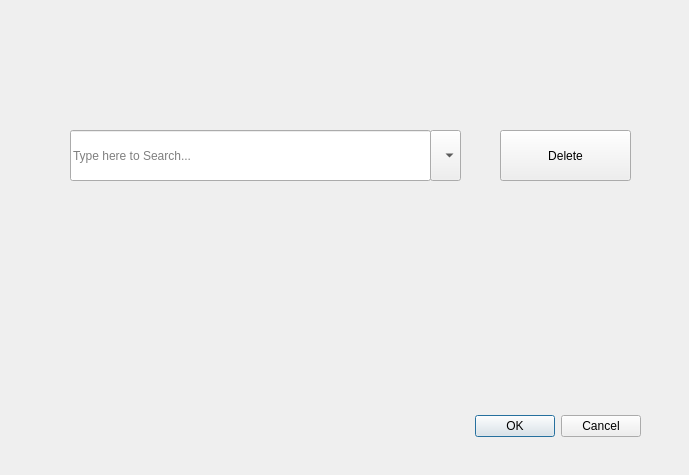
<?xml version="1.0" encoding="UTF-8"?>
<ui version="4.0">
 <class>deleteDialog</class>
 <widget class="QDialog" name="deleteDialog">
  <property name="geometry">
   <rect>
    <x>0</x>
    <y>0</y>
    <width>689</width>
    <height>475</height>
   </rect>
  </property>
  <property name="windowTitle">
   <string>Dialog</string>
  </property>
  <widget class="QDialogButtonBox" name="buttonBox">
   <property name="geometry">
    <rect>
     <x>300</x>
     <y>410</y>
     <width>341</width>
     <height>32</height>
    </rect>
   </property>
   <property name="orientation">
    <enum>Qt::Horizontal</enum>
   </property>
   <property name="standardButtons">
    <set>QDialogButtonBox::Cancel|QDialogButtonBox::Ok</set>
   </property>
  </widget>
  <widget class="QLineEdit" name="lineEdit">
   <property name="geometry">
    <rect>
     <x>70</x>
     <y>130</y>
     <width>361</width>
     <height>51</height>
    </rect>
   </property>
   <property name="placeholderText">
    <string>Type here to Search...</string>
   </property>
   <property name="clearButtonEnabled">
    <bool>true</bool>
   </property>
  </widget>
  <widget class="QComboBox" name="comboBox">
   <property name="geometry">
    <rect>
     <x>430</x>
     <y>130</y>
     <width>31</width>
     <height>51</height>
    </rect>
   </property>
  </widget>
  <widget class="QPushButton" name="pushButton">
   <property name="geometry">
    <rect>
     <x>500</x>
     <y>130</y>
     <width>131</width>
     <height>51</height>
    </rect>
   </property>
   <property name="text">
    <string>Delete</string>
   </property>
  </widget>
 </widget>
 <resources/>
 <connections>
  <connection>
   <sender>buttonBox</sender>
   <signal>accepted()</signal>
   <receiver>deleteDialog</receiver>
   <slot>accept()</slot>
   <hints>
    <hint type="sourcelabel">
     <x>248</x>
     <y>254</y>
    </hint>
    <hint type="destinationlabel">
     <x>157</x>
     <y>274</y>
    </hint>
   </hints>
  </connection>
  <connection>
   <sender>buttonBox</sender>
   <signal>rejected()</signal>
   <receiver>deleteDialog</receiver>
   <slot>reject()</slot>
   <hints>
    <hint type="sourcelabel">
     <x>316</x>
     <y>260</y>
    </hint>
    <hint type="destinationlabel">
     <x>286</x>
     <y>274</y>
    </hint>
   </hints>
  </connection>
 </connections>
</ui>
